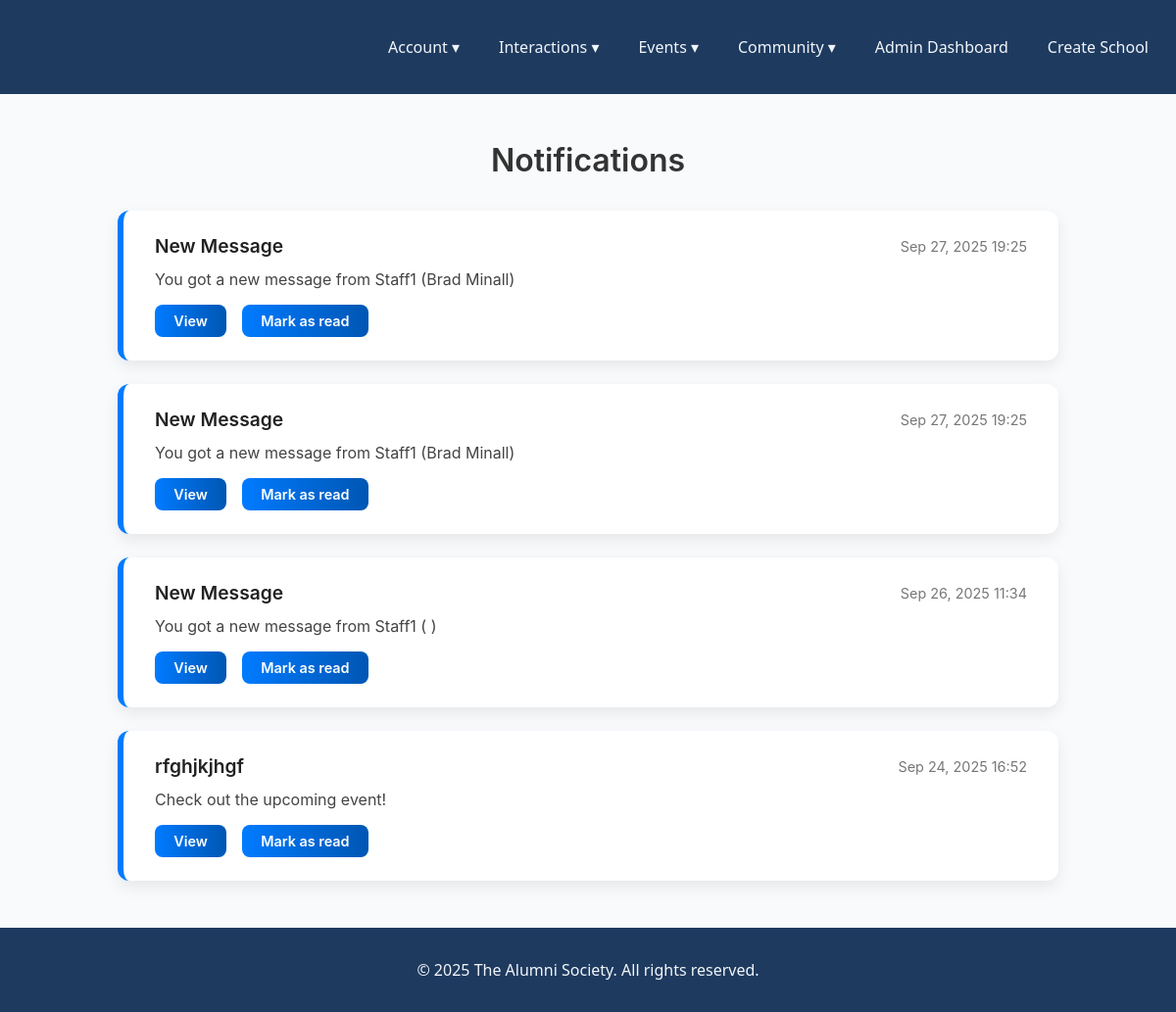
/notifications/ (signed in), run on an earlier commit of the app's database.
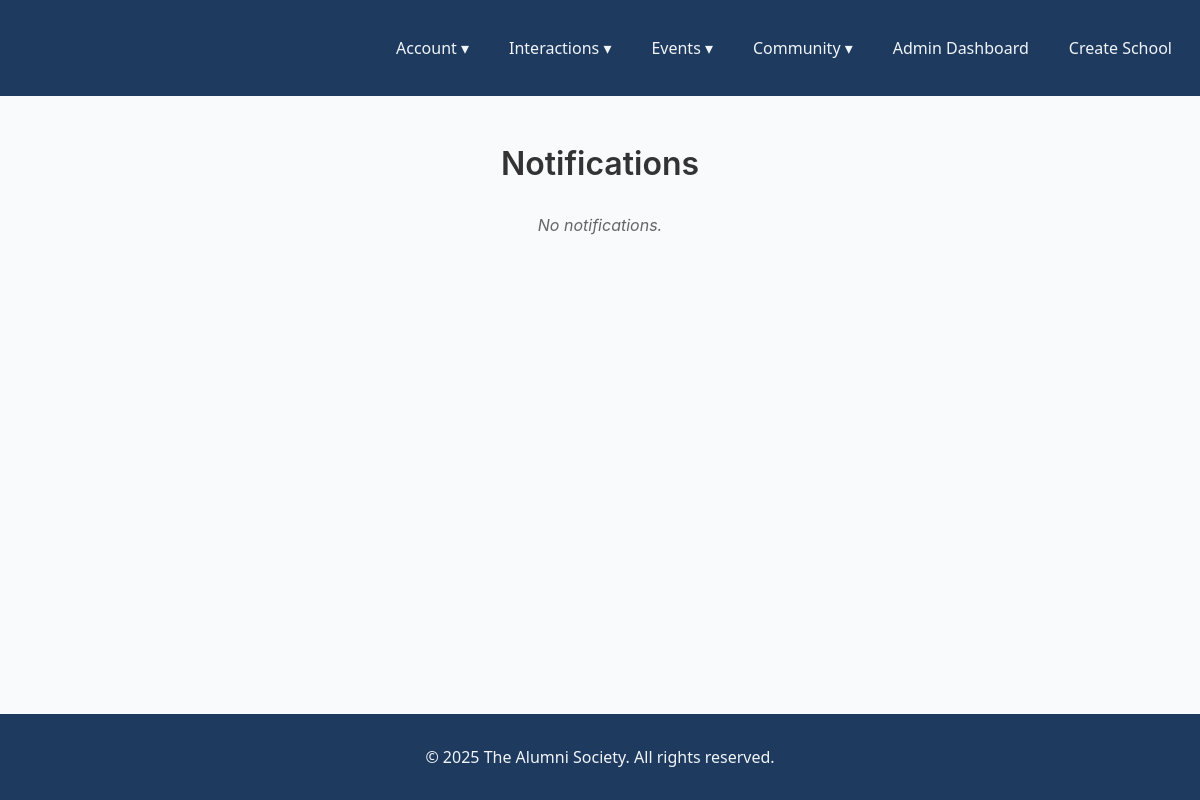
And on a later commit of the database.
### notifications/models.py (models this page shows, shortened)
class Notification(models.Model):
    school = models.ForeignKey(School, on_delete=models.CASCADE, related_name="notifications", null=True, blank=True)
    title = models.CharField(max_length=255)
    message = models.TextField()
    link = models.URLField(blank=True, null=True)
    created_at = models.DateTimeField(default=timezone.now)

### notifications/views.py (the view)
# urls.py: path("", views.notifications_list, name="list"),
def notifications_list(request):
    school_notes = Notification.objects.filter(school=request.user.school)
    individual_notes = Notification.objects.filter(school__isnull=True, user_states__user=request.user)
    user_states = UserNotification.objects.filter(user=request.user)
    deleted_ids = [state.notification.id for state in user_states if state.deleted]
    all_notifications = list(school_notes) + list(individual_notes)
    all_notifications = [n for n in all_notifications if n.id not in deleted_ids]
    all_notifications.sort(key=lambda x: x.created_at, reverse=True)
    context = {'notifications': all_notifications, 'user_states': {state.notification.id: state for state in user_states}}
    return render(request, 'notifications/notifications_list.html', context)

### notifications/templates/notifications/notifications_list.html
{% extends "Main/base.html" %}
{% block content %}
<div class="notifications-container">
  <h1 class="notifications-title">Notifications</h1>
  <ul class="notifications-list">
    {% for note in notifications %}
      <li class="notification-card {% if note.is_read %}read{% else %}unread{% endif %}">
        <div class="notification-header">
          <strong class="notification-title">{{ note.title }}</strong>
          <span class="notification-date">{{ note.created_at|date:"M d, Y H:i" }}</span>
        </div>
        <p class="notification-message">{{ note.message }}</p>
        <div class="notification-actions">
          {% if note.link %}
            <a href="{{ note.link }}" class="btn notification-btn">View</a>
          {% endif %}
          <a href="{% url 'notifications:mark_as_read' note.id %}" class="btn notification-btn mark-read-btn">
            Mark as read
          </a>
        </div>
      </li>
    {% empty %}
      <li class="notification-empty">No notifications.</li>
    {% endfor %}
  </ul>
</div>
{% endblock %}

### Main/templates/Main/base.html (shortened to what this page needs)
<!DOCTYPE html>
<html lang="en">
<head>
    {% load static %}
    <link rel="stylesheet" href="{% static 'Main/style.css' %}">
</head>
<body>
<nav>
  <div class="nav-container">
    <div class="logo">
      <a href="{% url 'Main:homepage' %}" class="logo1">
        <p class="navtitle">
        </p>
      </a>
    </div>
    <ul class="nav-links">
      {% if user.is_authenticated %}
      <li class="dropdown">
        <a href="#">Account ▾</a>
      </li>
      <li class="dropdown">
        <a href="#">Interactions ▾</a>
      </li>
      <li class="dropdown">
        <a href="#">Events ▾</a>
      </li>
      <li class="dropdown">
        <a href="#">Community ▾</a>
      </li>
      {% else %}
      <li><a href="{% url 'Accounts:login' %}">Login</a></li>
      <li><a href="{% url 'Accounts:create_account' %}">Create Account</a></li>
      {% endif %}
      {% if user.is_superuser_account or user.is_superuser %}
        <li><a href="{% url 'custom_admin:dashboard' %}">Admin Dashboard</a></li>
        <li><a href="{% url 'schools:create_school' %}">Create School</a></li>
      {% endif %}
    </ul>
  </div>
</nav>
    <main>
        {% block content %}
        {% endblock %}
    </main>
    <footer>
        <p>&copy; {{ year|default:2025 }} The Alumni Society. All rights reserved.</p>
    </footer>
</body>
</html>

### Main/static/Main/style.css (style rules this page uses)
nav { background: #1e3a5f; padding: 0.5rem 1rem; }
footer { background: #1e3a5f; padding: 1rem 0; text-align: center; color: #f1f5f9; }
.nav-container { display: flex; justify-content: space-between; align-items: center; max-height: 80px; }
.nav-links { list-style: none; display: flex; gap: 1rem; margin: 0; padding: 0; }
.nav-links li { position: relative; }
.logo1 { text-decoration: none; color: inherit; }
.navtitle { color: #f1f5f9; text-decoration: none; padding: 0.5rem 0.75rem; display: block; }
.nav-links a { color: #f1f5f9; text-decoration: none; padding: 0.5rem 0.75rem; display: block; }
body { display: flex; flex-direction: column; min-height: 100vh; margin: 0; padding: 0; font-family: 'Segoe UI', Arial, sans-serif; background-color: #f8fafc; color: #222; }
main { flex: 1; }
.notifications-container { max-width: 960px; margin: 3rem auto; padding: 0 1rem; font-family: 'Inter', sans-serif; }
.notifications-title { font-size: 2rem; font-weight: 600; text-align: center; margin-bottom: 2rem; color: #333; }
.notifications-list { list-style: none; padding: 0; margin: 0; display: flex; flex-direction: column; gap: 1.5rem; }
.notification-empty { text-align: center; color: #666; font-style: italic; }

What changed in the data, as far as the page shows it:
removed Notification: title "New Message", created_at "Sep 27, 2025 19:25", message "You got a new message from Staff1 (Brad Minall)"
removed Notification: title "New Message", created_at "Sep 26, 2025 11:34", message "You got a new message from Staff1 ( )"
removed Notification: title "rfghjkjhgf", created_at "Sep 24, 2025 16:52", message "Check out the upcoming event!"
Also different on the page:
text now shown: "No notifications."
